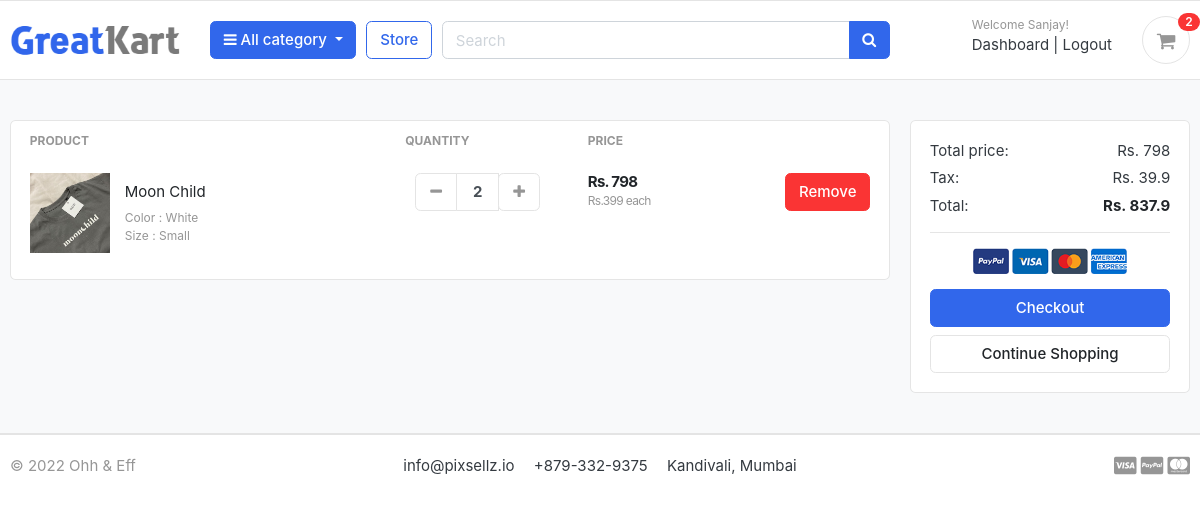
Before: /cart/ (signed in) with the older database file.
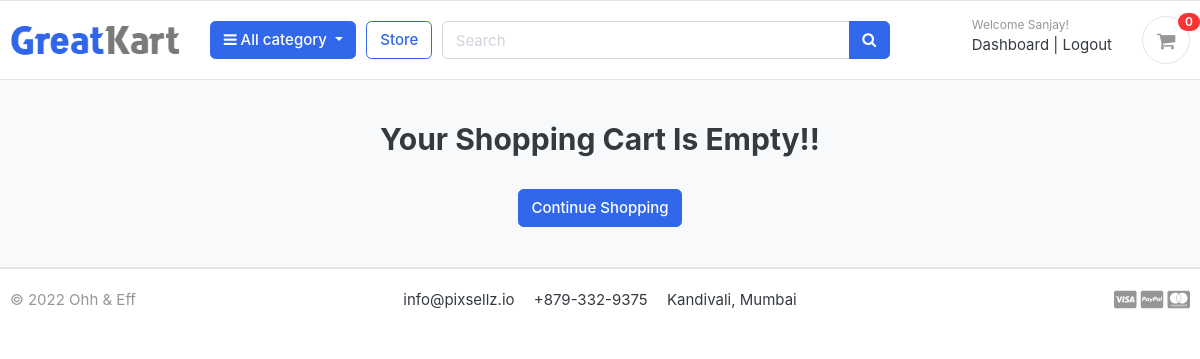
After: the same page with the newer database file.
### carts/models.py (models this page shows, shortened)
class CartItem(models.Model):
    user = models.ForeignKey(Account, on_delete=models.CASCADE, null=True)
    product = models.ForeignKey(Product, on_delete=models.CASCADE)
    variations = models.ManyToManyField(Variation, blank=True)
    cart = models.ForeignKey(Cart, on_delete=models.CASCADE, null=True)
    quantity = models.IntegerField()
    is_active = models.BooleanField(default=True)
    def sub_total(self):
        return self.product.price * self.quantity

### store/models.py (models this page shows, shortened)
class Product(models.Model):
    product_name = models.CharField(max_length=200, unique=True)
    slug = models.SlugField(max_length=200, unique=True)
    product_description = models.TextField(max_length=200, blank=True)
    price = models.IntegerField()
    images = models.ImageField(upload_to = 'photos/products')
    stock = models.IntegerField()
    is_available = models.BooleanField(default=True)
    created_date = models.DateTimeField(auto_now_add=True)
    modified_date = models.DateTimeField(auto_now=True)
    category = models.ForeignKey(Category, on_delete=models.CASCADE)
    def get_url(self):
        return reverse('product_detail', args=[self.category.slug, self.slug])

class Variation(models.Model):
    product = models.ForeignKey(Product, on_delete=models.CASCADE)
    variation_category = models.CharField(max_length=100, choices=variation_category_choice)
    variation_value =models.CharField(max_length=100)
    is_active = models.BooleanField(default=True)
    created_date = models.DateTimeField(auto_now=True)
    objects = VariationManager()

### carts/views.py (the view)
# urls.py: path('', views.cart, name='cart'),
def cart(request, total = 0, quantity = 0,grand_total = 0,tax=0, cart_items = None):
    try:
        if request.user.is_authenticated:
            cart_items = CartItem.objects.filter(user=request.user, is_active=True)
        else:
            cart = Cart.objects.get(cart_id = _cart_id(request))
            cart_items = CartItem.objects.filter(cart=cart, is_active=True)
        for cart_item in cart_items:
            total += (cart_item.product.price * cart_item.quantity)
            quantity += cart_item.quantity
        tax = (5 *  total)/100
        grand_total = tax + total
    except ObjectDoesNotExist:
        pass
    context = {
        'total' : total,
        'quantity' : quantity,
        'cart_items' : cart_items,
        'grand_total' : grand_total,
        'tax' : tax
    }
    return render(request, 'store/cart.html', context=context)

### carts/context_processors.py (called while the page is built)
def counter(request, cart_count = 0):
    if 'admin' in request.path:
        return {}
    else:
        try:
            cart = Cart.objects.filter(cart_id = _cart_id(request))
            if request.user.is_authenticated:
                cart_items = CartItem.objects.all().filter(user=request.user)
            else:
                cart_items = CartItem.objects.all().filter(cart=cart[:1])
            for cart_item in cart_items:
                cart_count += cart_item.quantity
        except Cart.DoesNotExist:
            cart_count = 0
    return dict(cart_count=cart_count)

### carts/views.py (called while the page is built)
def _cart_id(request):
    cart = request.session.session_key
    if not cart:
        cart = request.session.create()
    return cart

### category/context_processors.py (called while the page is built)
def menu_links(request):
    links = Category.objects.all()
    return dict(links = links)

### category/models.py (called while the page is built)
    def get_url(self):
        return reverse('products_by_category', args=[self.slug])

### templates/store/cart.html (shortened to what the changed rows need)
{% extends 'base.html' %}
{% load static %}
{% block content %}
<section class="section-content padding-y bg">
    <div class="container">
    {% if not cart_items %}
        <h2 class="text-center">Your Shopping Cart Is Empty!!</h2>
        <br>
        <div class="text-center">
            <a href="{% url 'store' %}"class="btn btn-primary">Continue Shopping</a>
        </div>
    {% else %}
    <div class="row">
        <aside class="col-lg-9">
    <div class="card">
    <table class="table table-borderless table-shopping-cart">
    <thead class="text-muted">
    <tr class="small text-uppercase">
      <th scope="col">Product</th>
      <th scope="col" width="120">Quantity</th>
      <th scope="col" width="120">Price</th>
      <th scope="col" class="text-right" width="200"> </th>
    </tr>
    </thead>
    <tbody>
    {% for cart_item in cart_items %}
    <tr>
        <td>
            <figure class="itemside align-items-center">
                <div class="aside"><img src="{{cart_item.product.images.url}}" class="img-sm"></div>
                <figcaption class="info">
                    <a href="{{ cart_item.product.get_url }}" class="title text-dark">{{cart_item.product.product_name | capfirst}}</a>
                    <p class="text-muted small">
                        {% if cart_item.variations.all %}
                            {% for item in cart_item.variations.all %}
                                {{ item.variation_category | capfirst }} : {{ item.variation_value | capfirst }} <br>
                            {% endfor %}
                        {% endif %}
                    </p>
                </figcaption>
            </figure>
        </td>
        <td>
                        <div class="col">
                            <div class="input-group input-spinner">
                                <div class="input-group-prepend">
                                    <a href="{% url 'remove_cart' cart_item.product.id cart_item.id %}" class="btn btn-light" type="button" id="button-plus"> <i class="fa fa-minus"></i> </a>
                                </div>
                                <input type="text" class="form-control"  value="{{ cart_item.quantity }}">
                                <div class="input-group-append">
                                    <form action="{% url 'add_cart' cart_item.product.id %}" method="POST">
                                        <button class="btn btn-light" type="submit" id="button-minus"> <i class="fa fa-plus"></i> </button>
                                    </form>
                                </div>
                            </div>
                        </div>
        </td>
        <td>
            <div class="price-wrap">
                <var class="price">Rs. {{ cart_item.sub_total }}</var>
                <small class="text-muted">Rs.{{cart_item.product.price}} each </small>
            </div>
        </td>
        <td class="text-right">
        <a href="{% url 'remove_cart_item' cart_item.product.id cart_item.id %}" onclick="return confirm('Are you sure you want to delete this item?') " class="btn btn-danger"> Remove</a>
        </td>
    </tr>
    {% endfor %}
    </tbody>
    </table>
    </div>
        </aside>
        <aside class="col-lg-3">
            <div class="card">
            <div class="card-body">
                <dl class="dlist-align">
                  <dt>Total price:</dt>
                  <dd class="text-right">Rs. {{total}}</dd>
                </dl>
                <dl class="dlist-align">
                  <dt>Tax:</dt>
                  <dd class="text-right">Rs. {{tax}}</dd>
                </dl>
                <dl class="dlist-align">
                  <dt>Total:</dt>
                  <dd class="text-right text-dark b"><strong>Rs. {{grand_total}}</strong></dd>
                </dl>
                <hr>
                <p class="text-center mb-3">
                    <img src="{% static './images/misc/payments.png'%}" height="26">
                </p>
                <a href="{% url 'checkout' %}" class="btn btn-primary btn-block"> Checkout </a>
                <a href="./store.html" class="btn btn-light btn-block">Continue Shopping</a>
            </div>
            </div>
    </aside>
    </div>
    {% endif %}
    </div>
    </section>
{% endblock %}

### templates/includes/navbar.html (shortened to what this page needs)
{% load static %}
<header class="section-header">
    <section class="header-main border-bottom">
        <div class="container">
    <div class="row align-items-center">
        <div class="col-lg-2 col-md-3 col-6">
            <a href="/" class="brand-wrap">
                <img class="logo" src="{%static './images/logo.png'%}">
            </a>
        </div>
        <div class="col-lg col-sm col-md col-6 flex-grow-0">
            <div class="category-wrap dropdown d-inline-block float-right">
                <button type="button" class="btn btn-primary dropdown-toggle" data-toggle="dropdown">
                    <i class="fa fa-bars"></i> All category
                </button>
            </div>
        </div>
        <a href="{% url 'store' %}" class="btn btn-outline-primary">Store</a>
        <div class="col-lg  col-md-6 col-sm-12 col">
            <form action="{% url 'search' %}" class="search" method='GET'>
                <div class="input-group w-100">
                    <input type="text" class="form-control" style="width:60%;" placeholder="Search" name="keyword">
                    <div class="input-group-append">
                      <button class="btn btn-primary" type="submit">
                        <i class="fa fa-search"></i>
                      </button>
                    </div>
                </div>
            </form>
        </div>
        <div class="col-lg-3 col-sm-6 col-8 order-2 order-lg-3">
                    <div class="d-flex justify-content-end mb-3 mb-lg-0">
                        {% if user.id is None %}
                            <div class="widget-header">
                                <small class="title text-muted">Welcome guest!</small>
                                <div>
                                    <a href="{% url 'login' %}">Sign in</a> <span class="dark-transp"> | </span>
                                    <a href="{% url 'register' %}"> Register</a>
                                </div>
                            </div>
                        {% else %}
                            <div class="widget-header">
                                <small class="title text-muted">Welcome {{user.first_name | capfirst}}!</small>
                                <div>
                                    <a href="{% url 'dashboard' %}">Dashboard</a> <span class="dark-transp"> | </span>
                                    <a href="{% url 'logout' %}"> Logout</a>
                                </div>
                            </div>
                        {% endif %}
                        <a href="{% url 'cart' %}" class="widget-header pl-3 ml-3">
                            <div class="icon icon-sm rounded-circle border"><i class="fa fa-shopping-cart"></i></div>
                            <span class="badge badge-pill badge-danger notify">{{cart_count}}</span>
                        </a>
                    </div>
                </div>
    </div>
        </div>
    </section>
    </header>

Changed rows visible on the page:
removed CartItem: product.images (picture), product.product_name "Moon Child", quantity "2", sub_total "798", product.price "399"
no longer on this page (row unchanged): Variation: variation_category "Color", variation_value "White"
no longer on this page (row unchanged): Variation: variation_category "Size", variation_value "Small"
Other visible differences:
{{ cart_count }}: "2" → "0"
{{ total }}: "798" → (not shown)
{{ tax }}: "39.9" → (not shown)
{{ grand_total }}: "837.9" → (not shown)
text no longer shown: "PRODUCT QUANTITY PRICE Total price: Rs. Tax: Rs. Total: Rs. Checkout"
text now shown: "Your Shopping Cart Is Empty!!"
